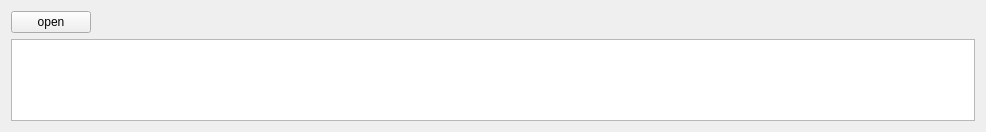
<?xml version="1.0" encoding="UTF-8"?>
<ui version="4.0">
 <class>UserListWidgets</class>
 <widget class="QWidget" name="UserListWidgets">
  <property name="geometry">
   <rect>
    <x>0</x>
    <y>0</y>
    <width>986</width>
    <height>132</height>
   </rect>
  </property>
  <property name="windowTitle">
   <string>Form</string>
  </property>
  <layout class="QVBoxLayout" name="verticalLayout">
   <item>
    <layout class="QHBoxLayout" name="horizontalLayout">
     <item>
      <widget class="QPushButton" name="pushButton">
       <property name="text">
        <string>open</string>
       </property>
      </widget>
     </item>
     <item>
      <spacer name="horizontalSpacer">
       <property name="orientation">
        <enum>Qt::Horizontal</enum>
       </property>
       <property name="sizeHint" stdset="0">
        <size>
         <width>40</width>
         <height>20</height>
        </size>
       </property>
      </spacer>
     </item>
    </layout>
   </item>
   <item>
    <widget class="QListWidget" name="listWidget">
     <property name="flow">
      <enum>QListView::LeftToRight</enum>
     </property>
    </widget>
   </item>
  </layout>
 </widget>
 <resources/>
 <connections/>
</ui>
